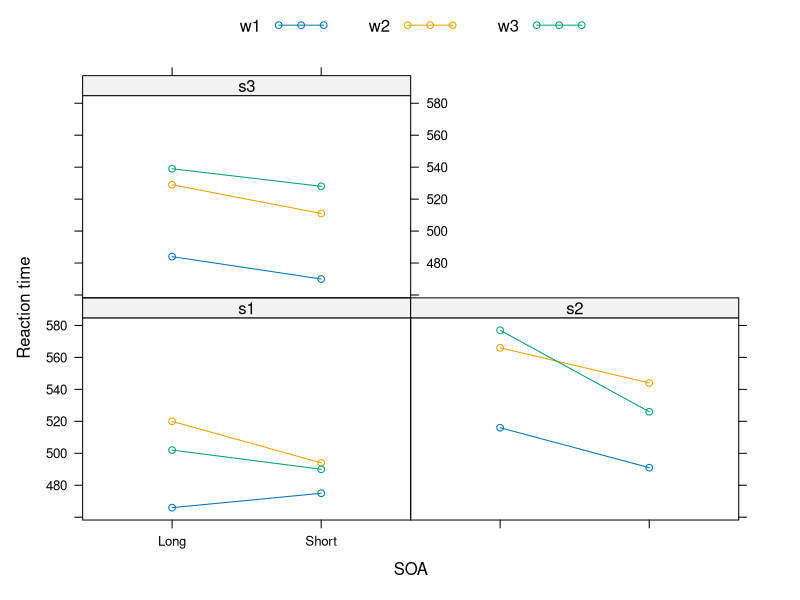
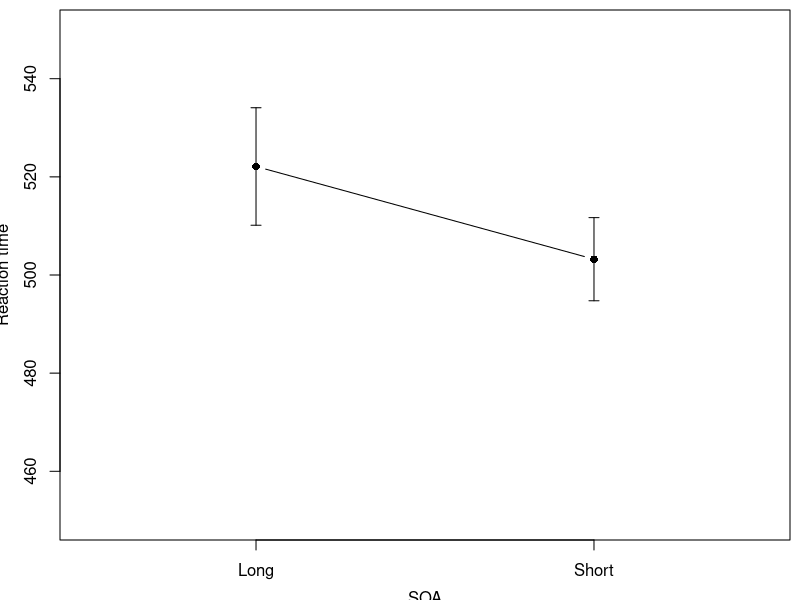
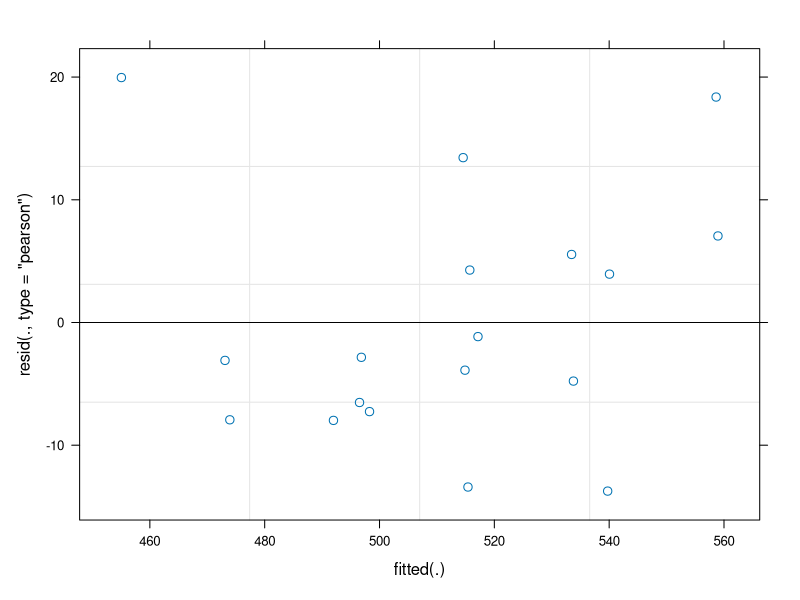
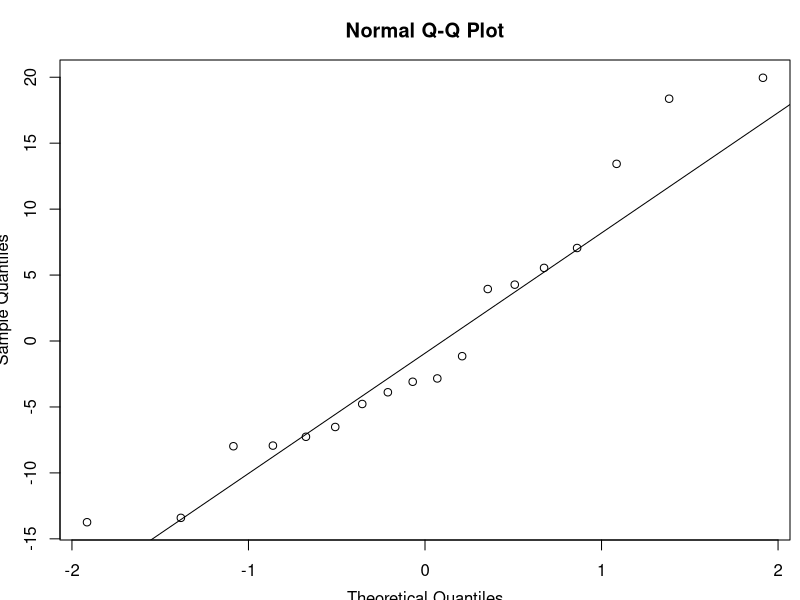

The R script that drew these images, in order:
# example_baayen.R
#
# content: (1) Read data
#          (2) Descriptive statistics
#          (3) Random intercept model
#          (4) Random slope model
#
# input: reisby.txt
# output: 
#
# created: Jul/20/2018, NU
# last mod: Jan/24/2025, NU

#setwd("C:/Users/nwickelmaier/Nextcloud/Documents/teaching/iwm/mixed_models/slides/07_crossed_random/")

library(lattice)
library(lme4)
library(xtable)

#--------------- (1) Read data ---------------

dat0 <- read.table(text =
 "subj item soa rt int intsoa itemint subint subsoa res
  s1 w1 Long  466 522.2 0     -28.3 -26.2 0       -2.0 
  s1 w2 Long  520 522.2 0     14.2    -26.2 0       9.8 
  s1 w3 Long  502 522.2 0     14.1    -26.2 0       -8.2 
  s1 w1 Short 475 522.2 -19 -28.3 -26.2 11      15.4 
  s1 w2 Short 494 522.2 -19 14.2    -26.2 11      -8.4 
  s1 w3 Short 490 522.2 -19 14.1    -26.2 11      -11.9 
  s2 w1 Long  516 522.2 0     -28.3 29.7    0       -7.4 
  s2 w2 Long  566 522.2 0     14.2    29.7    0       0.1 
  s2 w3 Long  577 522.2 0     14.1    29.7    0       11.5 
  s2 w1 Short 491 522.2 -19 -28.3 29.7    -12.5 -1.5 
  s2 w2 Short 544 522.2 -19 14.2    29.7    -12.5 8.9 
  s2 w3 Short 526 522.2 -19 14.1    29.7    -12.5 -8.2 
  s3 w1 Long  484 522.2 0     -28.3 -3.5  0       -6.3 
  s3 w2 Long  529 522.2 0     14.2    -3.5  0       -3.5 
  s3 w3 Long  539 522.2 0     14.1    -3.5  0       6.0 
  s3 w1 Short 470 522.2 -19 -28.3 -3.5  1.5     -2.9 
  s3 w2 Short 511 522.2 -19 14.2    -3.5  1.5     -4.6 
  s3 w3 Short 528 522.2 -19 14.1    -3.5  1.5     13.2 "
  , header = TRUE, stringsAsFactors = TRUE)

dat <- dat0[, 1:4]

mean(dat0$itemint)
mean(dat0$subint)
mean(dat0$subsoa)
mean(dat0$res)

sd(dat0$itemint)
sd(dat0$subint)
sd(dat0$subsoa)
sd(dat0$res)

#--------------- (2) Descriptive statistics ---------------

aggregate(rt ~ soa, dat, mean)
aggregate(rt ~ item, dat, mean)
aggregate(rt ~ soa + item, dat, mean)

sd(dat0$subint)
sd(dat0$intsoa)
sd(dat0$subsoa)
sd(dat0$itemint)
sd(dat0$res)
cor(dat0$subint, dat0$subsoa)

# plot
pdf("../figures/baayen_ex.pdf", width=7, height=3.375, pointsize=10)

xyplot(rt ~ soa | subj, dat, group = item,
       type = "b",
       auto.key = list(space = "top", column = 3),
       xlab = "SOA",
       ylab = "Reaction time")

dev.off()

means <- aggregate(rt ~ soa, dat, mean)
se_long <- sd(dat$rt[dat$soa == "Long"]) / 3
se_short <- sd(dat$rt[dat$soa == "Short"]) / 3

pdf("baayen_ex_agg.pdf", width=3.375, height=3.375, pointsize=10)
par(mai=c(.6,.6,.1,.1), mgp=c(2.4, 1, 0))
#
plot(rt ~ as.numeric(soa), means, ylim=c(450, 550), xlim=c(.5,2.5),
     type="b", pch=16, axes=F, xlab="SOA", ylab="Reaction time")
axis(1, at=1:2, labels=c("Long", "Short"))
axis(2)
box()
#
arrows(1, means$rt[1] - se_long, 1, means$rt[1] + se_long, code=3,
       angle=90, length=.05)
arrows(2, means$rt[2] - se_short, 2, means$rt[2] + se_short, code=3,
       angle=90, length=.05)
#
dev.off()

#--------------- (3) Random intercept and random slope model ---------------

lme1 <- lmer(rt ~ soa + (1 | item) + (soa | subj), dat, REML=F)
summary(lme1)

lme2 <- lmer(rt ~ soa + (1 | item) + (1 | subj) + (1 | subj:soa), dat, REML=F)
lme3 <- lmer(rt ~ soa + (1 | item) + (1 | subj), dat, REML=F)
lme4 <- lmer(rt ~ soa + (1 | subj), dat, REML=F)

anova(lme4, lme3, lme2, lme1)

confint(lme3, method="boot")

# looking at model assumptions
pdf("figures/baayen_assumptions.pdf", width=5, height=5, pointsize=10)
par(mai=c(.6,.6,.1,.1), mgp=c(2.4, 1, 0))
#
plot(lme3)
#
dev.off()

pdf("baayen_qqnorm.pdf", width=5, height=5, pointsize=10)
par(mai=c(.6,.6,.6,.1), mgp=c(2.4, 1, 0))
#
qqnorm(resid(lme3))
qqline(resid(lme3))
#
dev.off()
